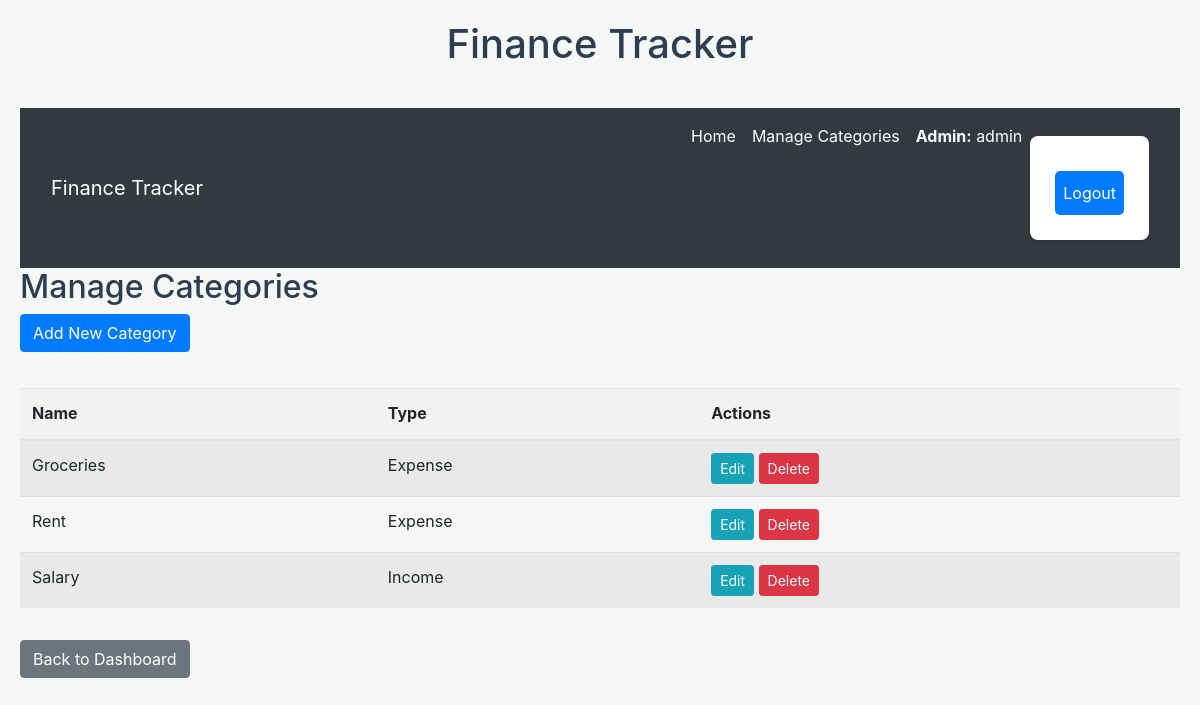
Page /categories/ (signed in) on the committed database.
### tracker/models.py (models this page shows, shortened)
class Category(models.Model):
    CATEGORY_TYPES =  [
        ('income', 'Income'),
        ('expense', 'Expense'),
    ]
    type = models.CharField(max_length=10, choices=CATEGORY_TYPES)
    name = models.CharField(max_length=100)
    user = models.ForeignKey(User, on_delete=models.CASCADE, null=True, blank=True)
    created_at = models.DateTimeField(auto_now_add=True)
    class Meta:
        verbose_name_plural = "Categories"

### tracker/views.py (the view)
# urls.py: path('categories/', views.category_list, name='category_list'),
def category_list(request):
    if request.user.is_staff:
        categories = Category.objects.all().order_by('name')
    else:
        categories = Category.objects.filter(user=request.user).order_by('name')
    return render(request, 'tracker/category_list.html', {'categories': categories, 'title': 'Manage Categories'})

### tracker/templates/tracker/category_list.html
{% extends 'tracker/base.html' %}
{% load crispy_forms_tags %}
{% block content %}
<h2>{{ title }}</h2>
<a href="{% url 'tracker:category_add' %}" class="btn btn-primary mb-3">Add New Category</a>
<div class="category-list">
    {% if categories %}
        <table class="table table-striped">
            <thead>
                <tr>
                    <th>Name</th>
                    <th>Type</th>
                    <th>Actions</th>
                </tr>
            </thead>
            <tbody>
                {% for category in categories %}
                <tr>
                    <td>{{ category.name }}</td>
                    <td>{{ category.type|capfirst }}</td>
                    <td>
                        <a href="{% url 'tracker:category_edit' pk=category.pk %}" class="btn btn-sm btn-info">Edit</a>
                        <a href="{% url 'tracker:category_delete' pk=category.pk %}" class="btn btn-sm btn-danger">Delete</a>
                    </td>
                </tr>
                {% endfor %}
            </tbody>
        </table>
    {% else %}
        <p>No categories yet. Add your first category!</p>
    {% endif %}
</div>
<a href="{% url 'tracker:dashboard' %}" class="btn btn-secondary mt-3">Back to Dashboard</a>
{% endblock %}

### tracker/templates/tracker/base.html (shortened to what this page needs)
{% load static %}
<!DOCTYPE html>
<html lang="en">
<head>
    <link rel="stylesheet" href="https://stackpath.bootstrapcdn.com/bootstrap/4.5.2/css/bootstrap.min.css">
    <link rel="stylesheet" href="{% static 'tracker/style.css' %}">
</head>
<body>
    {% block title_heading %}
    <h1>Finance Tracker</h1>
    {% endblock title_heading %}
    {% block navbar %}
    <nav class="navbar navbar-expand-lg navbar-light bg-light {% if user.is_superuser %}admin-navbar{% endif %}">
        <div class="container-fluid">
            <a class="navbar-brand" href="{% url 'tracker:welcome_page' %}">Finance Tracker</a>
            <div class="collapse navbar-collapse">
                <ul class="navbar-nav ml-auto mb-2 mb-lg-0">
                    {% if user.is_authenticated %}
                        <li class="nav-item">
                            <a class="nav-link" href="{% url 'tracker:dashboard' %}">Home</a>
                        </li>
                        <li class="nav-item">
                            <a class="nav-link" href="{% url 'tracker:category_list' %}">Manage Categories</a>
                        </li>
                        <li class="nav-item nav-link">
                            {% if user.is_superuser %}
                                <strong>Admin:</strong> {{ user.username }}
                            {% else %}
                                Welcome, {{ user.username }}
                            {% endif %}
                        </li>
                        <li class="nav-item">
                            <form action="{% url 'logout' %}" method="post">
                                <button type="submit" class="nav-link btn btn-danger">Logout</button>
                            </form>
                        </li>
                    {% endif %}
                </ul>
            </div>
        </div>
    </nav>
    {% endblock navbar %}
    {% block content %}{% endblock %}
</body>
</html>

### tracker/static/tracker/style.css (style rules this page uses)
body { font-family: -apple-system, BlinkMacSystemFont, "Segoe UI", Roboto, "Helvetica Neue", Arial, sans-serif; background-color: #f4f7f6; color: #333; line-height: 1.6; margin: 0; padding: 20px; }
h1, h2, h3 { color: #2c3e50; }
h1 { text-align: center; margin-bottom: 40px; }
table { width: 100%; border-collapse: collapse; margin-top: 20px; }
th, td { padding: 12px 15px; text-align: left; border-bottom: 1px solid #ddd; }
th { background-color: #f2f2f2; font-weight: bold; }
tr:last-child td { border-bottom: none; }
form { background-color: #fff; padding: 25px; border-radius: 8px; box-shadow: 0 2px 4px rgba(0, 0, 0, 0.1); max-width: 500px; margin: 20px auto; }
form button[type="submit"] { background-color: #007bff; color: white; padding: 10px 20px; border: none; border-radius: 5px; cursor: pointer; font-size: 1em; margin-top: 10px; transition: background-color 0.3s ease; }
.admin-navbar { background-color: #343a40 !important; }
.admin-navbar .navbar-brand, .admin-navbar .nav-link { color: #ffffff !important; }
.admin-navbar .nav-link.btn { border-color: #ffffff !important; }

### rows in the picture
Category: name "Groceries", type "Expense"
Category: name "Rent", type "Expense"
Category: name "Salary", type "Income"

### other values in the picture
{{ user.username }} "admin"
{{ title }} "Manage Categories"
